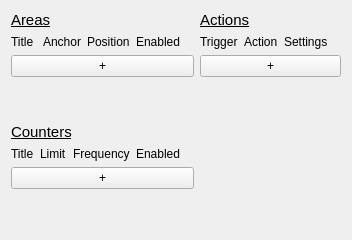
  <widget class="QWidget" name="actions_tab">
   <attribute name="title">
    <string>Actions</string>
   </attribute>
   <layout class="QHBoxLayout" name="horizontalLayout_21" stretch="1,1">
    <item>
     <layout class="QVBoxLayout" name="verticalLayout_11" stretch="0,0,0,0">
      <item>
       <widget class="QLabel" name="label_43">
        <property name="text">
         <string>&lt;html&gt;&lt;head/&gt;&lt;body&gt;&lt;p&gt;&lt;span style=&quot; font-size:11pt; text-decoration: underline;&quot;&gt;Areas&lt;/span&gt;&lt;/p&gt;&lt;/body&gt;&lt;/html&gt;</string>
        </property>
       </widget>
      </item>
      <item>
       <layout class="QVBoxLayout" name="areaOuterLayout">
        <item>
         <layout class="QGridLayout" name="areaLayout" columnstretch="1,1,1,1,0">
          <item row="0" column="1">
           <widget class="QLabel" name="label_40">
            <property name="text">
             <string>Anchor</string>
            </property>
           </widget>
          </item>
          <item row="0" column="2">
           <widget class="QLabel" name="label_41">
            <property name="text">
             <string>Position</string>
            </property>
           </widget>
          </item>
          <item row="0" column="0">
           <widget class="QLabel" name="label_33">
            <property name="text">
             <string>Title</string>
            </property>
           </widget>
          </item>
          <item row="0" column="3">
           <widget class="QLabel" name="label_48">
            <property name="text">
             <string>Enabled</string>
            </property>
           </widget>
          </item>
          <item row="0" column="4">
           <widget class="QLabel" name="label_53">
            <property name="text">
             <string/>
            </property>
           </widget>
          </item>
         </layout>
        </item>
        <item>
         <widget class="QPushButton" name="areaAddButton">
          <property name="text">
           <string>+</string>
          </property>
         </widget>
        </item>
        <item>
         <spacer name="verticalSpacer_9">
          <property name="orientation">
           <enum>Qt::Vertical</enum>
          </property>
          <property name="sizeHint" stdset="0">
           <size>
            <width>20</width>
            <height>40</height>
           </size>
          </property>
         </spacer>
        </item>
       </layout>
      </item>
      <item>
       <widget class="QLabel" name="label_44">
        <property name="text">
         <string>&lt;html&gt;&lt;head/&gt;&lt;body&gt;&lt;p&gt;&lt;span style=&quot; font-size:11pt; text-decoration: underline;&quot;&gt;Counters&lt;/span&gt;&lt;/p&gt;&lt;/body&gt;&lt;/html&gt;</string>
        </property>
       </widget>
      </item>
      <item>
       <layout class="QVBoxLayout" name="counterOuterLayout">
        <item>
         <layout class="QGridLayout" name="counterLayout" columnstretch="1,1,1,1,0">
          <item row="0" column="0">
           <widget class="QLabel" name="label_42">
            <property name="text">
             <string>Title</string>
            </property>
           </widget>
          </item>
          <item row="0" column="1">
           <widget class="QLabel" name="label_45">
            <property name="text">
             <string>Limit</string>
            </property>
           </widget>
          </item>
          <item row="0" column="2">
           <widget class="QLabel" name="label_47">
            <property name="text">
             <string>Frequency</string>
            </property>
           </widget>
          </item>
          <item row="0" column="3">
           <widget class="QLabel" name="label_49">
            <property name="text">
             <string>Enabled</string>
            </property>
           </widget>
          </item>
          <item row="0" column="4">
           <widget class="QLabel" name="label_54">
            <property name="text">
             <string/>
            </property>
           </widget>
          </item>
         </layout>
        </item>
        <item>
         <widget class="QPushButton" name="counterAddButton">
          <property name="text">
           <string>+</string>
          </property>
         </widget>
        </item>
        <item>
         <spacer name="verticalSpacer_8">
          <property name="orientation">
           <enum>Qt::Vertical</enum>
          </property>
          <property name="sizeHint" stdset="0">
           <size>
            <width>20</width>
            <height>40</height>
           </size>
          </property>
         </spacer>
        </item>
       </layout>
      </item>
     </layout>
    </item>
    <item>
     <layout class="QVBoxLayout" name="verticalLayout_12" stretch="0,0">
      <item>
       <widget class="QLabel" name="label_46">
        <property name="text">
         <string>&lt;html&gt;&lt;head/&gt;&lt;body&gt;&lt;p&gt;&lt;span style=&quot; font-size:11pt; text-decoration: underline;&quot;&gt;Actions&lt;/span&gt;&lt;/p&gt;&lt;/body&gt;&lt;/html&gt;</string>
        </property>
       </widget>
      </item>
      <item>
       <layout class="QVBoxLayout" name="actionOuterLayout">
        <item>
         <layout class="QGridLayout" name="actionLayout" columnstretch="1,1,1,0">
          <property name="horizontalSpacing">
           <number>6</number>
          </property>
          <item row="0" column="1">
           <widget class="QLabel" name="label_51">
            <property name="text">
             <string>Action</string>
            </property>
           </widget>
          </item>
          <item row="0" column="2">
           <widget class="QLabel" name="label_52">
            <property name="text">
             <string>Settings</string>
            </property>
           </widget>
          </item>
          <item row="0" column="0">
           <widget class="QLabel" name="label_50">
            <property name="text">
             <string>Trigger</string>
            </property>
           </widget>
          </item>
          <item row="0" column="3">
           <widget class="QLabel" name="label_55">
            <property name="text">
             <string/>
            </property>
           </widget>
          </item>
         </layout>
        </item>
        <item>
         <widget class="QPushButton" name="actionAddButton">
          <property name="text">
           <string>+</string>
          </property>
         </widget>
        </item>
        <item>
         <spacer name="verticalSpacer_7">
          <property name="orientation">
           <enum>Qt::Vertical</enum>
          </property>
          <property name="sizeHint" stdset="0">
           <size>
            <width>20</width>
            <height>40</height>
           </size>
          </property>
         </spacer>
        </item>
       </layout>
      </item>
     </layout>
    </item>
   </layout>
  </widget>
